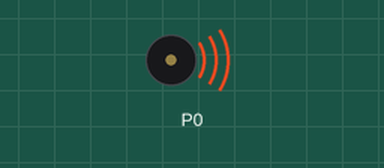
This program was run on a simulated BBC micro:bit (MakeCode). Shown: buzzer (waves = sounding).

Above: at 0.5 s.
Timing chart, 0 to 10.2 s (numbered marks = the images above):
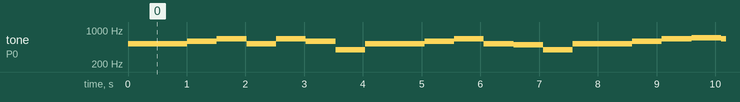

The program:

main.ts
```typescript
basic.forever(function () {
    music.playTone(523, music.beat(BeatFraction.Whole))
    music.playTone(523, music.beat(BeatFraction.Whole))
    music.playTone(587, music.beat(BeatFraction.Whole))
    music.playTone(659, music.beat(BeatFraction.Whole))
    music.playTone(523, music.beat(BeatFraction.Whole))
    music.playTone(659, music.beat(BeatFraction.Whole))
    music.playTone(587, music.beat(BeatFraction.Whole))
    music.playTone(392, music.beat(BeatFraction.Whole))
    music.playTone(523, music.beat(BeatFraction.Whole))
    music.playTone(523, music.beat(BeatFraction.Whole))
    music.playTone(587, music.beat(BeatFraction.Whole))
    music.playTone(659, music.beat(BeatFraction.Whole))
    music.playTone(523, music.beat(BeatFraction.Whole))
    music.playTone(494, music.beat(BeatFraction.Whole))
    music.playTone(392, music.beat(BeatFraction.Whole))
    music.playTone(523, music.beat(BeatFraction.Whole))
    music.playTone(523, music.beat(BeatFraction.Whole))
    music.playTone(587, music.beat(BeatFraction.Whole))
    music.playTone(659, music.beat(BeatFraction.Whole))
    music.playTone(698, music.beat(BeatFraction.Whole))
    music.playTone(659, music.beat(BeatFraction.Whole))
    music.playTone(587, music.beat(BeatFraction.Whole))
    music.playTone(523, music.beat(BeatFraction.Whole))
    music.playTone(494, music.beat(BeatFraction.Whole))
    music.playTone(392, music.beat(BeatFraction.Whole))
    music.playTone(440, music.beat(BeatFraction.Whole))
    music.playTone(494, music.beat(BeatFraction.Whole))
    music.playTone(523, music.beat(BeatFraction.Whole))
    music.playTone(523, music.beat(BeatFraction.Whole))
    basic.pause(1000)
})
```

test.ts
```typescript
// aquí va el archivo "tests"; esto no se compilará cuando este paquete se utilice como una extensión.
```

Measured:
- by itself, tone on P0: plays 523 Hz for 1.0 s, 587 Hz for 0.51 s, 659 Hz for 0.51 s, 523 Hz for 0.51 s, 659 Hz for 0.51 s, 587 Hz for 0.51 s … (208 notes in this stretch)
